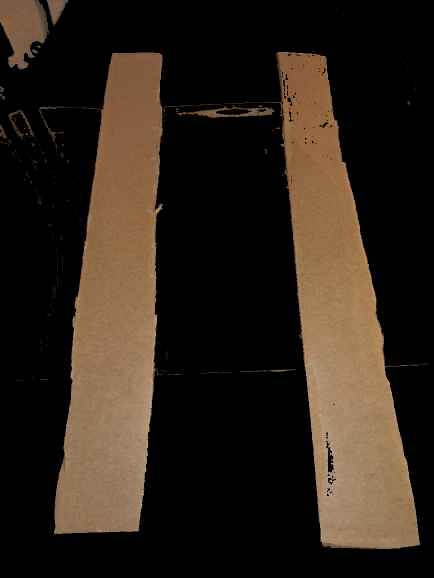
#> input picture examples/Hands-OnImageProcessingWithPython/Capitulo4/img/out2.png, 868 x 1156 px (shown at 1/2 size)
$ python segmenting2.py
#> lines starting #> are read from the running program, lines starting #| are printed output that depends on the picture; after the words box and inside, x2 and y2 are one past the last pixel; in counts of white or black regions, pixels touching at a corner belong together
from scipy.ndimage import label
from scipy.ndimage.morphology import binary_closing
from skimage.filters import threshold_otsu
import matplotlib.pylab as plt
import numpy as np
from skimage.util import img_as_ubyte
from skimage.color import rgb2gray
from skimage.io import imread

#original = plt.imread('img/sunflowers.png')
original = img_as_ubyte(rgb2gray(imread('img/out2.png')))
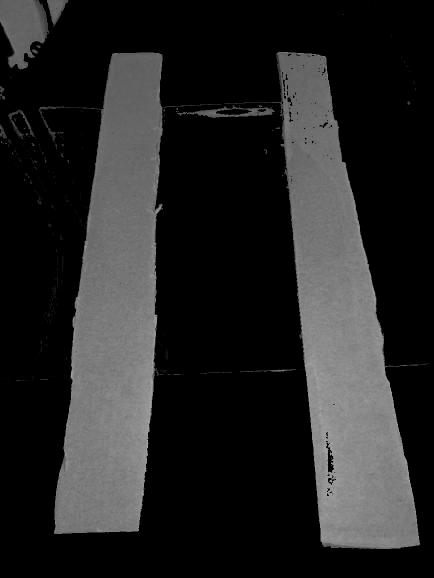
#> original: shape (1156, 868) (shown at 1/2 size); min 0, max 175, mean 36.7
thres = threshold_otsu(original)
#> thres = 60
binary = original > thres
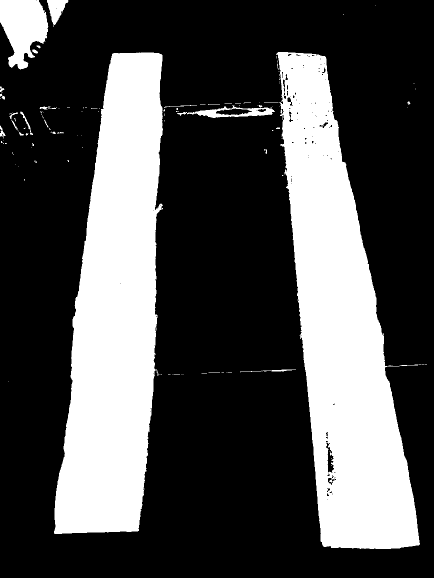
#> binary: shape (1156, 868) bool (shown at 1/2 size); 30.1% white; 134 white regions (107 under 20 px), largest, box (x1, y1, x2, y2) and area: (552, 104, 840, 1098) 146305, (108, 105, 326, 1068) 142114, (0, 0, 97, 139) 9024
binary_closed = binary_closing(binary, structure=np.ones((2,2)))
#> binary_closed: shape (1156, 868) bool; 30.1% white; 95 white regions (71 under 20 px), largest, box (x1, y1, x2, y2) and area: (528, 104, 854, 1098) 146657, (108, 105, 326, 1068) 142188, (1, 1, 97, 139) 8914
labeled_image, num_features = label(binary_closed)
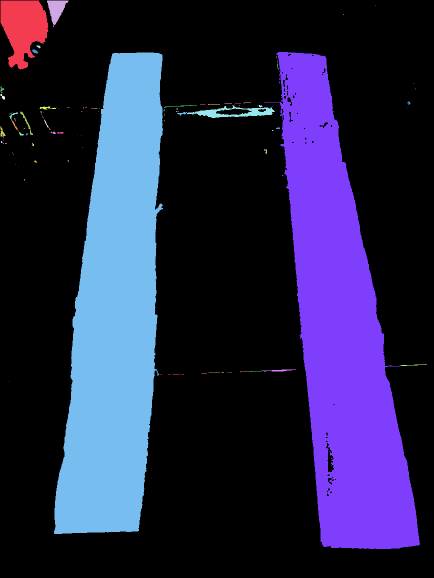
#> labeled_image: shape (1156, 868) int32 (shown at 1/2 size); 115 distinct labels, from 0 to 114; one colour per label, 0 black
#> num_features = 114
feature_areas = np.bincount(labeled_image.ravel())[1:]
#> feature_areas = 114 values, max 146581 at index 6, min 1 at index 2, mean 2652.4
#print(feature_areas) # if we use 3x3 SE we shall get two regions with areas 24, 46

plt.figure(figsize=(8,7))
plt.gray()
plt.subplot(221), plt.imshow(original), plt.axis('off'), plt.title('original')
plt.subplot(222), plt.imshow(binary), plt.axis('off'), plt.title('binray')
plt.subplot(223), plt.imshow(binary_closed), plt.axis('off'), plt.title('binray closed')
plt.subplot(224), plt.imshow(labeled_image, cmap='inferno'), plt.axis('off'), plt.title('labelled')
plt.show()
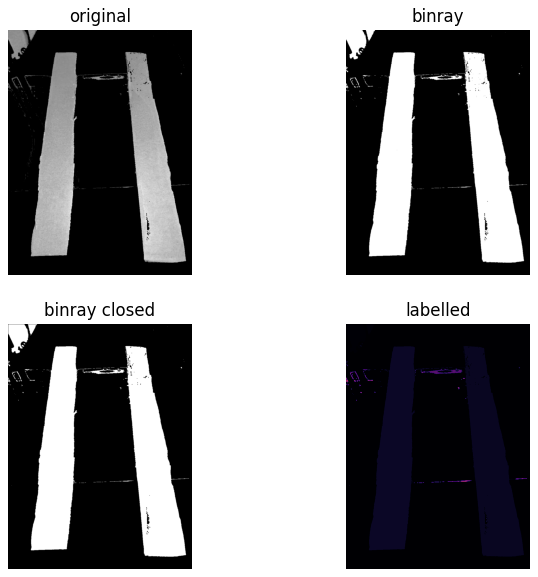
#> figure drawn by matplotlib, 4 panels
